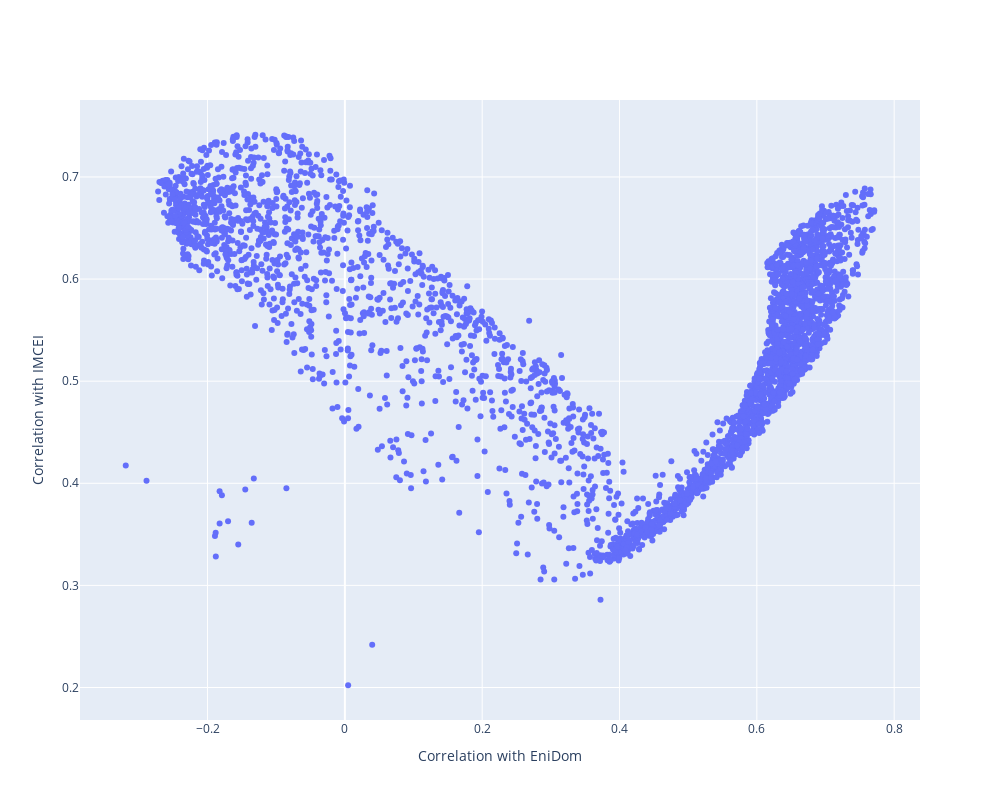

Here is the notebook cell this chart was saved with:
### Code cell
# Create a scatter plot
fig = go.Figure(
    data=go.Scatter(
        x=corr_df.EniDom,
        y=corr_df.IMCEI,
        mode='markers',
        hoverinfo='text',
        text=[f'Index: {i}' for i in range(len(W_sum_dist_simplex))]
        )
    )
# Add labels and title
fig.update_layout(
    xaxis_title='Correlation with EniDom',
    yaxis_title='Correlation with IMCEI',
    height=800,
    width=1000
)

### Figure 1 — Plotly figure (JSON) as saved in the notebook; plotly's stock layout.template omitted (floating-point values rounded to 4 significant figures; data arrays with more than 128 entries replaced by an {"elided": "..."} marker saying what was removed)
{"data": [{"hoverinfo": "text", "mode": "markers", "text": {"elided": "3475 str values"}, "type": "scatter", "x": {"elided": "3475 float values"}, "y": {"elided": "3475 float values"}}], "layout": {"height": 800, "width": 1000, "xaxis": {"title": {"text": "Correlation with EniDom"}}, "yaxis": {"title": {"text": "Correlation with IMCEI"}}}}
